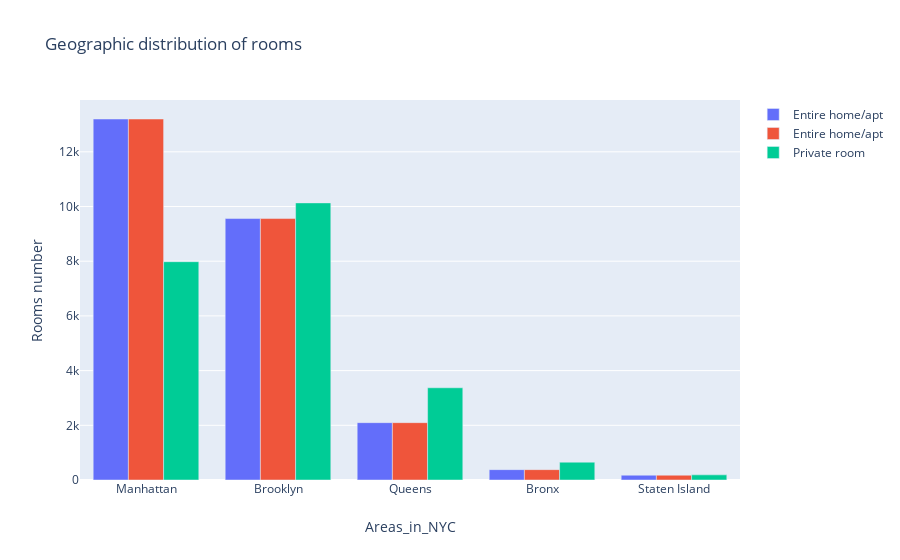

Notebook source saved alongside this figure:
### Code cell
mydata2 = go.Bar(x = results2.loc['Entire home/apt'].index,
                y = results2.loc['Entire home/apt']['room'],
               name = 'Entire home/apt', )
mydata3 = go.Bar(x = results2.loc['Private room'].index,
                y = results2.loc['Private room']['room'],
               name = 'Private room', )
mydata4 = go.Bar(x = results2.loc['Shared room'].index,
                y = results2.loc['Shared room']['room'],
               name = 'Shared room', )
mylayout2 = go.Layout(title = 'Geographic distribution of rooms',
xaxis= dict(title='Areas_in_NYC'),
yaxis= dict(title='Rooms number')
)

fig=go.Figure(data=[mydata2,mydata2,mydata3], layout=mylayout2)
iplot(fig)

### Figure 1 — Plotly figure (JSON) as saved in the notebook; plotly's stock layout.template omitted (floating-point values rounded to 4 significant figures)
{"data": [{"name": "Entire home/apt", "type": "bar", "x": ["Manhattan", "Brooklyn", "Queens", "Bronx", "Staten Island"], "y": [13199, 9559, 2096, 379, 176]}, {"name": "Entire home/apt", "type": "bar", "x": ["Manhattan", "Brooklyn", "Queens", "Bronx", "Staten Island"], "y": [13199, 9559, 2096, 379, 176]}, {"name": "Private room", "type": "bar", "x": ["Brooklyn", "Manhattan", "Queens", "Bronx", "Staten Island"], "y": [10132, 7982, 3372, 652, 188]}], "layout": {"title": {"text": "Geographic distribution of rooms"}, "xaxis": {"title": {"text": "Areas_in_NYC"}}, "yaxis": {"title": {"text": "Rooms number"}}}}
